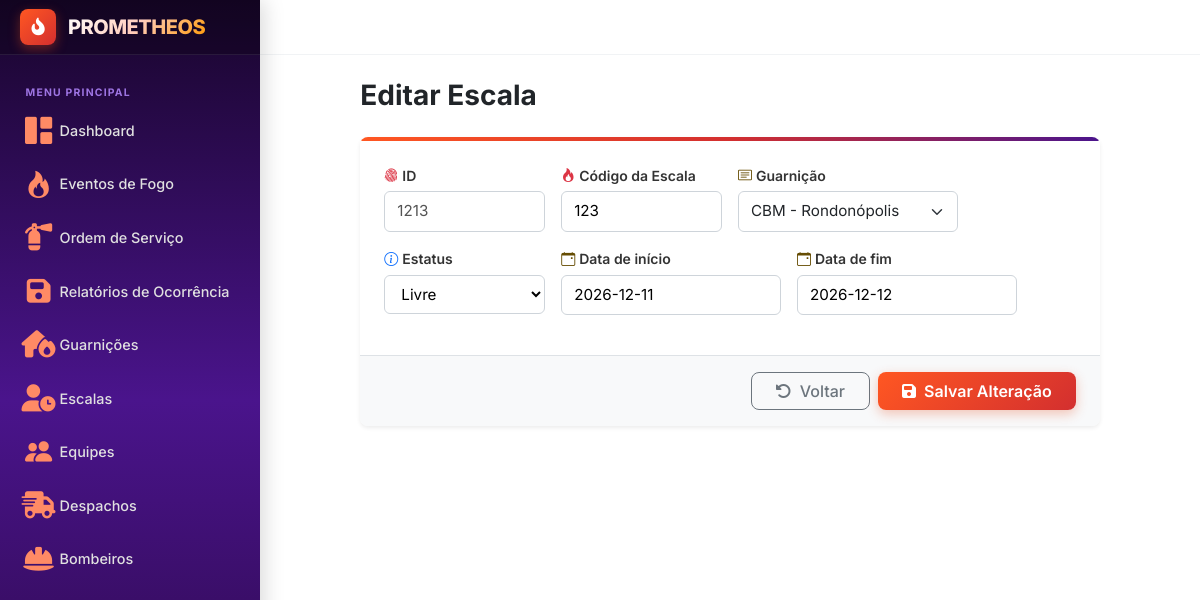
The page /escala/editar/1213 on the database its author committed.
### usuario/models.py (models this page shows, shortened)
class Escala(models.Model):
    id = models.IntegerField(primary_key=True)
    codigo = models.IntegerField()
    id_guarnicao = models.ForeignKey(Guarnicao, on_delete=models.PROTECT)
    data_inicio = models.DateField()
    data_fim = models.DateField()
    estatus = models.CharField(choices=Estatus.choices, default=Estatus.LIVRE)

### usuario/views.py (the view)
# urls.py: path('escala/editar/<id>', userViews.editaEscala, name='editaEscala'),
def editaEscala(request, id=None):
    escala = Escala.objects.get(pk=id)
    form = EscalaForm(request.POST or None, instance=escala)
    if form.is_valid():
        form.save()
        return redirect('escala')
    return render(request, 'usuarios/editaEscala.html', {"form" : form})

### usuario/forms.py
class EscalaForm(forms.ModelForm):
    class Meta:
        model = Escala
        fields = '__all__'
    def __init__(self, *args, **kwargs):
        super().__init__(*args, **kwargs)
        self.fields['id'].widget.attrs['placeholder'] = 'Número de segurança'
        self.fields['codigo'].widget.attrs['placeholder'] = 'Código de acesso'
        campo = self.fields['id_guarnicao']
        campo.widget = forms.Select(attrs={"class": "form-select"})
        campo.empty_label = "Selecione uma guarnição"
        campo.label_from_instance = lambda e: f"{e.nome}"
        campo.queryset = Guarnicao.objects.order_by("codigo")

### templates/usuarios/editaEscala.html (shortened to what this page needs)
{% extends 'layout.html' %}
{% block content %}
<div class="row justify-content-center">
    <div class="col-12 col-xl-10 col-xxl-9">
        <div class="d-flex flex-wrap align-items-center justify-content-between gap-3 mb-4">
            <div>
                <h1 class="h3 fw-bold mb-0 text-dark">
                Editar Escala
                </h1>
            </div>
        </div>
        <div class="card border-0 shadow-sm rounded-3 overflow-hidden">
            <div style="height: 4px; background: linear-gradient(90deg, var(--fire-orange), var(--fire-red-dark), var(--purple-mid));"></div>
            <form method="post" novalidate>
                <div class="card-body p-4">
                    <div class="row g-3 mb-3">
                        <div class="col-12 col-md-3 form-field-wrapper">
                            <label for="{{ form.id.id_for_label }}" class="form-label-custom">
                                <i class="bi bi-fingerprint text-danger me-1"></i>ID
                            </label>
                            <div>{{ form.id }}</div>
                        </div>
                        <div class="col-12 col-md-3 form-field-wrapper">
                            <label for="{{ form.codigo.id_for_label }}" class="form-label-custom">
                                <i class="bi bi-fire text-danger me-1"></i>Código da Escala
                            </label>
                            <div>{{ form.codigo }}</div>
                        </div>
                        <div class="col-12 col-md-4 form-field-wrapper">
                            <label for="{{ form.id_guarnicao.id_for_label }}" class="form-label-custom">
                                <i class="bi bi-card-text text-warning-emphasis me-1"></i>Guarnição
                            </label>
                            <div>{{ form.id_guarnicao }}</div>
                        </div>
                    </div>
                    <div class="row g-3 mb-3">
                        <div class="col-12 col-md-3 form-field-wrapper">
                            <label for="{{ form.estatus.id_for_label }}" class="form-label-custom">
                                <i class="bi bi-info-circle text-primary me-1"></i>Estatus
                            </label>
                            <div>{{ form.estatus }}</div>
                        </div>
                        <div class="col-12 col-md-4 form-field-wrapper">
                            <label for="{{ form.data_inicio.id_for_label }}" class="form-label-custom">
                                <i class="bi bi-calendar-event text-warning-emphasis me-1"></i>Data de início
                            </label>
                            <div>{{ form.data_inicio }}</div>
                        </div>
                        <div class="col-12 col-md-4 form-field-wrapper">
                            <label for="{{ form.data_fim.id_for_label }}" class="form-label-custom">
                                <i class="bi bi-calendar-event text-warning-emphasis me-1"></i>Data de fim
                            </label>
                            <div>{{ form.data_fim }}</div>
                        </div>
                    </div>
                </div>
                <div class="card-footer bg-light border-top px-4 py-3 d-flex align-items-center justify-content-between">
                    <div class="d-flex gap-2 ms-auto">
                        <a href="{% url 'escala' %}" class="btn btn-outline-secondary px-4 rounded-3 fw-medium">
                            <i class="fa-solid fa-rotate-left me-1"></i> Voltar
                        </a>
                        <button type="submit" class="btn btn-fire-primary px-4 rounded-3 fw-semibold">
                            <i class="fa-solid fa-floppy-disk me-1"></i>
                                Salvar Alteração
                        </button>
                    </div>
                </div>
            </form>
        </div>
    </div>
</div>
{% endblock %}

### templates/layout.html (style rules this page uses)
:root { --fire-red-dark: #D32F2F; --fire-red-primary: #E64A19; --fire-orange: #FF5722; --fire-amber: #FF9800; --purple-dark: #18052B; --purple-mid: #4A148C; --purple-light: #7B1FA2; --bg-main: #ffffff; --sidebar-width: 260px; --sidebar-collapsed-width: 80px; --topbar-height: 55px; }
body { font-family: 'Inter', -apple-system, BlinkMacSystemFont, "Segoe UI", Roboto, sans-serif; background-color: var(--bg-main); color: #212529; overflow-x: hidden; margin: 0; padding: 0; }

### templates/usuarios/editaEscala.html (style rules this page uses)
.form-field-wrapper input, .form-field-wrapper select, .form-field-wrapper textarea { display: block !important; width: 100% !important; border: 1px solid #ced4da !important; border-radius: 0.375rem !important; padding: 0.5rem 0.75rem !important; font-size: 0.95rem !important; background-color: #fff !important; box-sizing: border-box !important; }
.form-label-custom { font-weight: 600; font-size: 0.875rem; color: #333; margin-bottom: 0.35rem; display: block; }
.btn-fire-primary { background: linear-gradient(135deg, var(--fire-orange), var(--fire-red-dark)); color: #ffffff; border: none; box-shadow: 0 4px 12px rgba(230, 74, 25, 0.3); transition: all 0.2s ease; }

### rows shown on the page
Escala: id "1213", codigo "123", id_guarnicao "CBM - Rondonópolis", estatus "Livre", data_inicio "2026-12-11", data_fim "2026-12-12"
